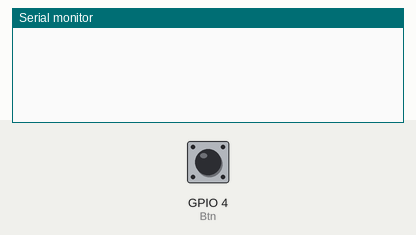
Simulated run of this sketch. Board: ESP8266 (NodeMCU). Shown: the last lines printed to the serial monitor. Inputs (shaded band) come from the test bench; at power-on: GPIO 4 (Btn) HIGH.

Above: at 1.2 s.
1.3 s: GPIO 4 (Btn) pulled LOW for 0.15 s
At 1.56 s:
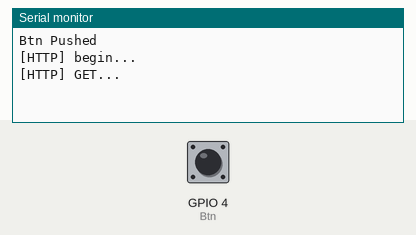
At 3.0 s:
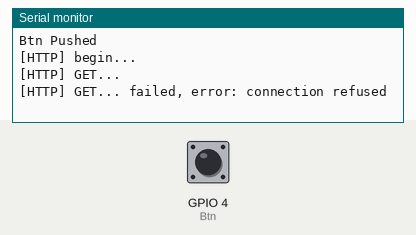

The sketch:

HTTPClientBtn.ino
```cpp
#include "AdvancedOTA.h"
#include <WiFiUdp.h>
#include <ESP8266HTTPClient.h>

ESP8266WiFiMulti WiFiMulti;
ESP8266WebServer server(80);

HTTPClient http;

#define Btn 4

void setup() {
  Serial.begin(115200);
  wifiSetup(&WiFiMulti, &server);

 digitalWrite(Btn, HIGH);
 pinMode(Btn, INPUT);

}


void loop() {
  listener();

  if( digitalRead(Btn) == LOW){
    Serial.println("Btn Pushed");
    delay(100);

        HTTPClient http;

        Serial.print("[HTTP] begin...\n");
        // configure traged server and url
        http.begin("http://192.168.4.1/turn"); //HTTP

        Serial.print("[HTTP] GET...\n");
        // start connection and send HTTP header
        int httpCode = http.GET();

        // httpCode will be negative on error
        if(httpCode > 0) {
            // HTTP header has been send and Server response header has been handled
            Serial.printf("[HTTP] GET... code: %d\n", httpCode);

            // file found at server
            if(httpCode == HTTP_CODE_OK) {
                String payload = http.getString();
                Serial.println(payload);
            }
        } else {
            Serial.printf("[HTTP] GET... failed, error: %s\n", http.errorToString(httpCode).c_str());
        }

        http.end();


    while( digitalRead(Btn) == LOW){}
  }

}
```

AdvancedOTA.h
```cpp
#include <Arduino.h>

#ifndef __AdvancedOTA__
#define __AdvancedOTA__

#include <ESP8266WiFiMulti.h>
#include <ESP8266mDNS.h>
#include <WiFiUdp.h>
#include <ArduinoOTA.h>
#include <ESP8266WebServer.h>
#include <ESP8266HTTPUpdateServer.h>

//APモード SSID,PASS
#define  ap_ssid  "YourSSID"
#define  ap_pass  "YourPasswd"
//STAモード SSID,PASS
#define sta_ssid  "Kabekon"
#define sta_pass  "password"

//http://esp8266.local
#define mdns_name "espSwitch"


void wifiSetup(ESP8266WiFiMulti *WiFiMulti, ESP8266WebServer *server);
void listener();

#endif __AdvancedOTA__
```

Measured:
- after the input at 1.3 s, the serial monitor: prints a new line at once (image 1)
